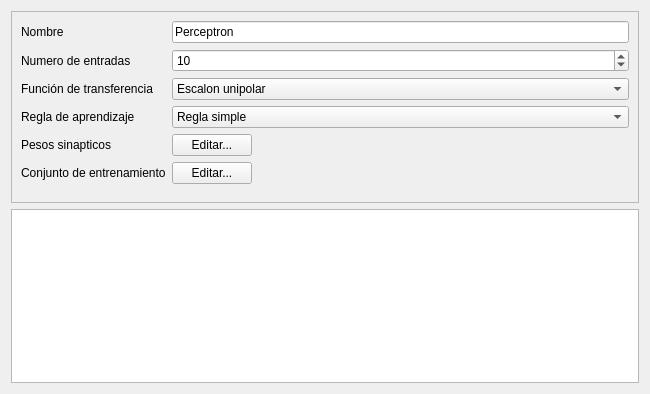
<?xml version="1.0" encoding="UTF-8"?>
<ui version="4.0">
 <class>PerceptronPage</class>
 <widget class="QWizardPage" name="PerceptronPage">
  <property name="geometry">
   <rect>
    <x>0</x>
    <y>0</y>
    <width>650</width>
    <height>394</height>
   </rect>
  </property>
  <property name="windowTitle">
   <string>WizardPage</string>
  </property>
  <layout class="QVBoxLayout" name="verticalLayout">
   <item>
    <widget class="QFrame" name="frame">
     <property name="frameShape">
      <enum>QFrame::StyledPanel</enum>
     </property>
     <property name="frameShadow">
      <enum>QFrame::Raised</enum>
     </property>
     <layout class="QFormLayout" name="formLayout_2">
      <property name="fieldGrowthPolicy">
       <enum>QFormLayout::AllNonFixedFieldsGrow</enum>
      </property>
      <item row="1" column="0">
       <widget class="QLabel" name="label_18">
        <property name="text">
         <string>Nombre</string>
        </property>
       </widget>
      </item>
      <item row="1" column="1">
       <layout class="QHBoxLayout" name="horizontalLayout_7">
        <item>
         <widget class="QLineEdit" name="leName">
          <property name="text">
           <string>Perceptron</string>
          </property>
          <property name="placeholderText">
           <string/>
          </property>
         </widget>
        </item>
       </layout>
      </item>
      <item row="2" column="0">
       <widget class="QLabel" name="label">
        <property name="text">
         <string>Numero de entradas</string>
        </property>
       </widget>
      </item>
      <item row="2" column="1">
       <layout class="QHBoxLayout" name="horizontalLayout_6">
        <item>
         <widget class="QSpinBox" name="sbInputs">
          <property name="minimum">
           <number>1</number>
          </property>
          <property name="maximum">
           <number>10000</number>
          </property>
          <property name="value">
           <number>10</number>
          </property>
         </widget>
        </item>
       </layout>
      </item>
      <item row="3" column="0">
       <widget class="QLabel" name="label_3">
        <property name="text">
         <string>Función de transferencia</string>
        </property>
       </widget>
      </item>
      <item row="3" column="1">
       <layout class="QHBoxLayout" name="horizontalLayout_3">
        <item>
         <widget class="QComboBox" name="cbTransferFunction">
          <item>
           <property name="text">
            <string>Escalon unipolar</string>
           </property>
          </item>
          <item>
           <property name="text">
            <string>Escalon bipolar</string>
           </property>
          </item>
          <item>
           <property name="text">
            <string>Sigmoide</string>
           </property>
          </item>
          <item>
           <property name="text">
            <string>Tangente hiperbolica</string>
           </property>
          </item>
          <item>
           <property name="text">
            <string>Lineal</string>
           </property>
          </item>
          <item>
           <property name="text">
            <string>Lineal limitada unipolar</string>
           </property>
          </item>
          <item>
           <property name="text">
            <string>Lineal limitada bipolar</string>
           </property>
          </item>
         </widget>
        </item>
       </layout>
      </item>
      <item row="4" column="0">
       <widget class="QLabel" name="label_4">
        <property name="text">
         <string>Regla de aprendizaje</string>
        </property>
       </widget>
      </item>
      <item row="4" column="1">
       <layout class="QHBoxLayout" name="horizontalLayout_5">
        <item>
         <widget class="QComboBox" name="cbLearningRule">
          <item>
           <property name="text">
            <string>Regla simple</string>
           </property>
          </item>
          <item>
           <property name="text">
            <string>Regla delta</string>
           </property>
          </item>
         </widget>
        </item>
       </layout>
      </item>
      <item row="5" column="0">
       <widget class="QLabel" name="label_2">
        <property name="text">
         <string>Pesos sinapticos</string>
        </property>
       </widget>
      </item>
      <item row="5" column="1">
       <layout class="QHBoxLayout" name="horizontalLayout">
        <item>
         <widget class="QPushButton" name="btnEditWeights">
          <property name="text">
           <string>Editar...</string>
          </property>
         </widget>
        </item>
        <item>
         <spacer name="horizontalSpacer">
          <property name="orientation">
           <enum>Qt::Horizontal</enum>
          </property>
          <property name="sizeHint" stdset="0">
           <size>
            <width>40</width>
            <height>20</height>
           </size>
          </property>
         </spacer>
        </item>
       </layout>
      </item>
      <item row="19" column="0">
       <widget class="Line" name="line">
        <property name="orientation">
         <enum>Qt::Horizontal</enum>
        </property>
       </widget>
      </item>
      <item row="6" column="0">
       <widget class="QLabel" name="conjuntoDeEntranamientoLabel">
        <property name="text">
         <string>Conjunto de entrenamiento</string>
        </property>
       </widget>
      </item>
      <item row="6" column="1">
       <layout class="QHBoxLayout" name="horizontalLayout_2">
        <item>
         <widget class="QPushButton" name="btnEditTrainingSet">
          <property name="text">
           <string>Editar...</string>
          </property>
         </widget>
        </item>
        <item>
         <spacer name="horizontalSpacer_2">
          <property name="orientation">
           <enum>Qt::Horizontal</enum>
          </property>
          <property name="sizeHint" stdset="0">
           <size>
            <width>40</width>
            <height>20</height>
           </size>
          </property>
         </spacer>
        </item>
       </layout>
      </item>
     </layout>
    </widget>
   </item>
   <item>
    <widget class="QGraphicsView" name="gvPerceptronDisplay"/>
   </item>
  </layout>
 </widget>
 <resources/>
 <connections/>
</ui>
